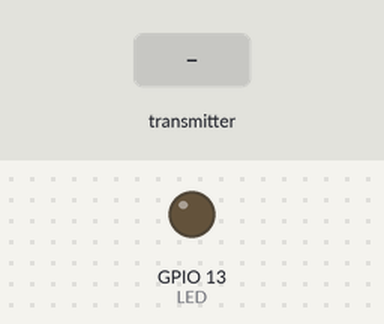
Bench run of a sketch on a simulated ESP32. Shown: output pins drawn as LEDs (lit = HIGH). The test bench sets the inputs (shaded band). WiFi joins after 1.5 s; servers stay silent unless stated; uploads are accepted with an empty reply; the local clock reads 2024-03-15 10:24:30 at power-on unless the sketch sets it; no radio packets arrive unless stated; what the sketch prints to the serial monitor is not drawn.

Above: at 4.2 s.
4.3 s: the transmitter starts sending temperatura = 0
At 4.65 s:
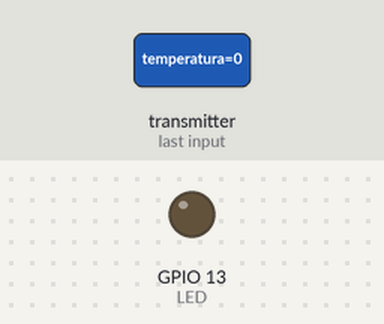
7.3 s: the transmitter starts sending temperatura = 100
8.8 s: the transmitter starts sending temperatura = 25
At 9.15 s:
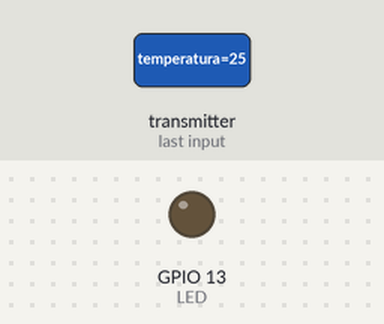
Timing chart, 0 to 17.8 s (numbered marks = the images above; inputs shaded):
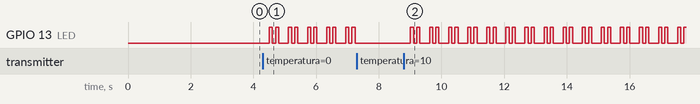

The sketch:

sketch_nov17b.ino
```cpp
/*
 * ESP32 -> Gateway
 * Colección: lecturas_sensores
 * Campos: humedad (double), presion (double), temperatura (double),
 *         id_dispositivo (string), timestamp (RFC3339 UTC)
 *
 * Librerías incluidas con el core de ESP32: WiFi.h, HTTPClient.h, time.h
 */

#include <WiFi.h>
#include <HTTPClient.h>
#include <WiFiClientSecure.h>
#include <time.h>

#include <SPI.h>
#include <nRF24L01.h>
#include <RF24.h>

#define LED 13
// ======= WIFI =======
const char* WIFI_SSID     = "GATEWAY WIFI";
const char* WIFI_PASS     = "Leonardo1234";

const char* PROJECT_ID    = "iot-wifi-tc25";
const char* COLLECTION    = "lecturas_sensores";
// ===========================

// NTP para timestamp (UTC)
const char* NTP1 = "pool.ntp.org";
const long  GMT_OFFSET_SEC = 0;
const int   DST_OFFSET_SEC = 0;

//NRF24l011
RF24 radio(4, 5);
const uint64_t address = 0xF0F0F0F0E1LL;

struct Datos
{
  float temperatura;
  float humedad;
  float presion;
  char id[20];
};
Datos data;

String nowRFC3339UTC() {
  time_t now;
  time(&now);
  struct tm* tm_utc = gmtime(&now);
  char buf[30];
  // Formato RFC3339: YYYY-MM-DDTHH:MM:SSZ
  strftime(buf, sizeof(buf), "%Y-%m-%dT%H:%M:%SZ", tm_utc);
  return String(buf);
}

bool postToFirestore(float temp, float hum, float pres, String Grupo_id, const String& ts) {
  WiFiClientSecure client;
  client.setInsecure();

  HTTPClient https;
  String url = String("https://firestore.googleapis.com/v1/projects/") +
               PROJECT_ID + "/databases/(default)/documents/" + COLLECTION;

  // JSON Firestore (tipos explícitos)
  // Usamos doubleValue para evitar strings en enteros.

    String body = String("{\"fields\":{") +
    "\"id_dispositivo\":{\"stringValue\":\"" + Grupo_id + "\"}," +
    "\"temperatura\":{\"doubleValue\":" + String(temp, 2) + "}," +
    "\"humedad\":{\"doubleValue\":"     + String(hum, 2)  + "}," +
    "\"presion\":{\"doubleValue\":"     + String(pres, 2) + "}," +
    "\"timestamp\":{\"timestampValue\":\"" + ts + "\"}" +
  "}}";

  if (!https.begin(client, url)) return false;
  https.addHeader("Content-Type", "application/json");

  int code = https.POST(body);
  String resp = https.getString();
  https.end();

  Serial.printf("HTTP %d\n", code);
  if (code >= 200 && code < 300) {
    Serial.println("OK -> Documento creado");
    return true;
  } else {
    Serial.println("Respuesta:");
    Serial.println(resp);
    return false;
  }
}

void connectWiFi() {
  WiFi.mode(WIFI_STA);
  WiFi.begin(WIFI_SSID, WIFI_PASS);
  Serial.print("Conectando a WiFi");
  while (WiFi.status() != WL_CONNECTED) {
    Serial.print(".");
    delay(500);
  }
  Serial.print("\nIP: "); Serial.println(WiFi.localIP());
}

int recvData() {
  if ( radio.available() )
  {
    radio.read(&data, sizeof(Datos));
    return 1;
    }
    return 0;
}

void setup() {
  Serial.begin(115200);
  delay(1000);

  pinMode(LED, OUTPUT);
  digitalWrite(LED, LOW);

  if (!radio.begin()) {
    Serial.println("Error: el nRF24L01 NO respondió.");
  } else {
    Serial.println("nRF24L01 inicializado correctamente.");
  }
  connectWiFi();

  configTime(GMT_OFFSET_SEC, DST_OFFSET_SEC, NTP1);
  Serial.print("Sincronizando NTP");
  time_t now = 0;
  int tries = 0;
  while (now < 8 * 3600 * 2 && tries < 20) {
    Serial.print(".");
    delay(500);
    time(&now);
    tries++;
  }
  Serial.println("\nTiempo sincronizado.");
  randomSeed((uint32_t)now);

  radio.openReadingPipe(0, address);   //Setting the address at which we will receive the data
  radio.setPALevel(RF24_PA_MIN);       //You can set this as minimum or maximum depending on the distance between the transmitter and receiver.
  radio.startListening();              //This sets the module as receiver

}

void loop() {
  if (WiFi.status() != WL_CONNECTED) {
      Serial.println("WiFi caído. Reintentando conexión...");
      connectWiFi();
    }

  if(recvData()) {
    if (validarDatos(data)) {
      Serial.println("Datos válidos");
      enviarDatos();
    } else {
      Serial.println("Datos inválidos");
    }
  }
}

void enviarDatos(){
  Serial.print("Temperatura = ");
  Serial.print(data.temperatura);
  Serial.println("*C");

  Serial.print("Presion = ");
  Serial.print(data.presion/100);
  Serial.println("hPa");

  Serial.print("Humedad = ");
  Serial.print(data.humedad);
  Serial.println("%");

  Serial.print("Equipo = ");
  Serial.println(data.id);


  Serial.println();

  //Mandar datos
  String ts = nowRFC3339UTC();

  Serial.printf("\nEnviando -> T=%.2f°C  H=%.2f%%  P=%.2f hPa  TS=%s\n",
                data.temperatura, data.humedad, data.presion, ts.c_str());
  bool ok = postToFirestore(data.temperatura, data.humedad, data.presion, data.id, ts);
  if (!ok) {
    // reintento soft si se cayó WiFi
    if (WiFi.status() != WL_CONNECTED) {
      Serial.println("WiFi caído. Reintentando conexión...");
      connectWiFi();
    }
  }else{
    digitalWrite(LED, HIGH);
    delay(100);
    digitalWrite(LED, LOW);
    delay(100);
    digitalWrite(LED, HIGH);
    delay(100);
    digitalWrite(LED, LOW);
    delay(100);
  }

}

bool validarDatos(const Datos &d) {

  if (isnan(d.temperatura) || d.temperatura < -10 || d.temperatura > 85) {
    Serial.println("Error: Temperatura fuera de rango");
    return false;
  }

  if (isnan(d.humedad) || d.humedad < 0 || d.humedad > 100) {
    Serial.println("Error: Humedad fuera de rango");
    return false;
  }

  if (isnan(d.presion) || d.presion < 0 || d.presion > 1100) {
    Serial.println("Error: Presión fuera de rango");
    return false;
  }

  /*if (d.id.length() == 0) {
    Serial.println("Error: ID vacío");
    return false;
  }*/
  return true;
}
```

Measured:
- after the input at 4.3 s, GPIO 13 (LED): LOW → HIGH after 0.21 s, then repeats every 0.61 s: LOW 0.10 s, HIGH 0.10 s, LOW 0.31 s, HIGH 0.10 s
- after the input at 7.3 s, GPIO 13 (LED): stops changing and stays LOW
- after the input at 8.8 s, GPIO 13 (LED): LOW → HIGH after 0.21 s, then repeats every 0.61 s: LOW 0.10 s, HIGH 0.10 s, LOW 0.31 s, HIGH 0.10 s
